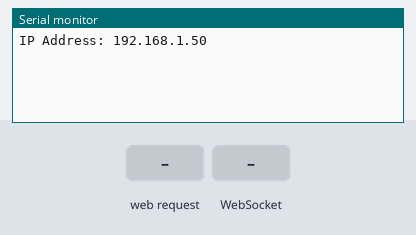
A program run on a simulated ESP32. On the bench: the last lines printed to the serial monitor. Inputs (shaded band) come from the test bench. WiFi joins after 1.5 s; servers stay silent unless stated; storage starts empty.

Above: at 2.7 s.
2.8 s: HTTP request GET /get received
At 3.5 s:
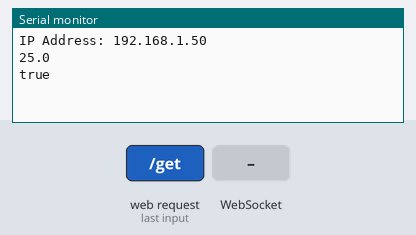
4.3 s: WebSocket text "LEDonoff" received
At 6.7 s:
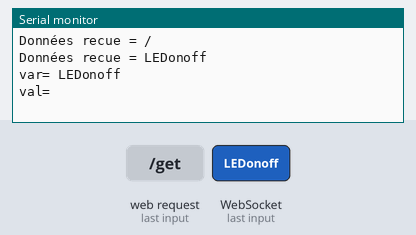
7.0 s: WebSocket text "ON" received
At 8.3 s:
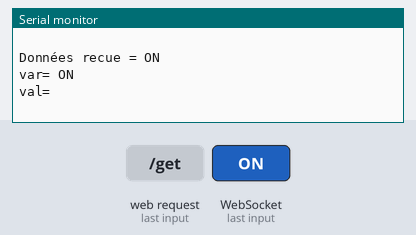
9.0 s: WebSocket text "1" received
At 9.9 s:
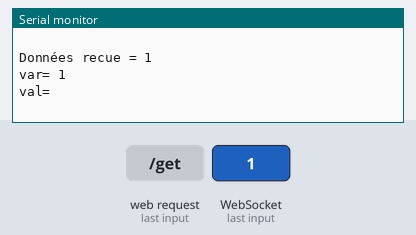

Measured:
- after the input at 2.8 s, the serial monitor: prints a new line at once (image 1)
- after the input at 4.3 s, the serial monitor: prints a new line after 1.2 s (image 2)
- after the input at 7.0 s, the serial monitor: prints a new line after 0.53 s (image 3)
- after the input at 9.0 s, the serial monitor: prints a new line after 0.53 s (image 4)

The program:

main.cpp
```cpp
#include <Arduino.h>

#include "FS.h"
#include <LittleFS.h>

#ifdef ESP32
#include <WiFi.h>
#include <AsyncTCP.h>
#elif defined(ESP8266)
#include <ESP8266WiFi.h>
#include <ESPAsyncTCP.h>
#endif
#include <ESPAsyncWebServer.h>
#include <WebSocketsServer.h>


const char* ssid = "Wifi-Abosi";
const char* password = "Nwogburu234";
const char* PARAM_MESSAGE = "message";
const char* filename = "index.html";


// Default Threshold Temperature Value
String inputMessage = "25.0";
String lastTemperature = "96";
String enableArmChecked = "checked";
String inputMessage2 = "true";

const char* PARAM_INPUT_1 = "threshold_input";
const char* PARAM_INPUT_2 = "enable_arm_input";

AsyncWebServer server(80);
WebSocketsServer webSocket = WebSocketsServer(81);

/*void onWsEvent(AsyncWebSocket * server, AsyncWebSocketClient * client, AwsEventType type, void * arg, uint8_t *data, size_t len){

  if(type == WS_EVT_CONNECT){

    Serial.println("Websocket client connection received");
    client->text("Hello from ESP32 Server");

  } else if(type == WS_EVT_DISCONNECT){
    Serial.println("Client disconnected");

  }
}*/
bool LEDonoff = false;
int NB = 0;
String JSONtxt ="";


void notFound(AsyncWebServerRequest *request) {
    request->send(404, "text/plain", "Not found");
}

// Evenement du Websocket server
void webSocketEvent(uint8_t num, WStype_t type, uint8_t *payload, size_t welength)
{
  String Donnees_recue = (const char *)payload;
  Serial.print("Données recue = ");
  Serial.println(Donnees_recue);

  if(type == WStype_TEXT) //receive text from client
  {
    byte separator=Donnees_recue.indexOf('=');
    String var = Donnees_recue.substring(0,separator);
    Serial.print("var= ");
    Serial.println(var);
    String val = Donnees_recue.substring(separator+1);
    Serial.print("val= ");
    Serial.println(val);
    Serial.println(" ");

    if(var == "LEDonoff")
    {
      LEDonoff = false;
      if(val == "ON") LEDonoff = true;
    }
  }
}

void setup() {

    Serial.begin(115200);

    // initialisation des sortie


    // Connexion Wifi
    WiFi.mode(WIFI_STA);
    WiFi.begin(ssid, password);
    if (WiFi.waitForConnectResult() != WL_CONNECTED) {
        Serial.printf("WiFi Failed!\n");
        return;
    }

    Serial.print("IP Address: ");
    Serial.println(WiFi.localIP());

    // Implémentation de litlle FS
   if(!LITTLEFS.begin(true)){
    Serial.println("An Error has occurred while mounting LITTLEFS");
    }

    server.on("/", HTTP_GET, [](AsyncWebServerRequest *request){
        request->send(LITTLEFS, "/index.html","text/html",false);
    });

    server.on("/index.css", HTTP_GET, [](AsyncWebServerRequest *request){
        request->send(LITTLEFS, "/index.css","text/css",false);
    });

    server.on("/index.js", HTTP_GET, [](AsyncWebServerRequest *request){
        request->send(LITTLEFS, "/index.js","text/js",false);
    });

  // Receive an HTTP GET request at <ESP_IP>/get?threshold_input=<inputMessage>&enable_arm_input=<inputMessage2>
  server.on("/get", HTTP_GET, [] (AsyncWebServerRequest *request) {
    // GET threshold_input value on <ESP_IP>/get?threshold_input=<inputMessage>
    if (request->hasParam(PARAM_INPUT_1)) {
      inputMessage = request->getParam(PARAM_INPUT_1)->value();
      // GET enable_arm_input value on <ESP_IP>/get?enable_arm_input=<inputMessage2>
      if (request->hasParam(PARAM_INPUT_2)) {
        inputMessage2 = request->getParam(PARAM_INPUT_2)->value();
        enableArmChecked = "checked";
      }
      else {
        inputMessage2 = "false";
        enableArmChecked = "";
      }
    }
    Serial.println(inputMessage);
    Serial.println(inputMessage2);
    request->send(200, "text/html", "HTTP GET request sent to your ESP.<br><a href=\"/\">Return to Home Page</a>");
  });

    // Send a POST request to <IP>/post with a form field message set to <message>
    server.on("/post", HTTP_POST, [](AsyncWebServerRequest *request){
        String message;
        if (request->hasParam(PARAM_MESSAGE)) {
            message = request->getParam(PARAM_MESSAGE)->value();
        } else {
            message = "No message sent";
        }
        request->send(200, "text/plain", "Hello, POST: " + message);
    });

    server.onNotFound(notFound);


    server.begin();
    webSocket.begin();
    webSocket.onEvent(webSocketEvent);

}

void loop() {
   webSocket.loop();
   NB += 1;
   delay(2000);
   JSONtxt = "{\"TEMP\":\""+String(NB)+"\"}";
   webSocket.broadcastTXT(JSONtxt);

}
```
